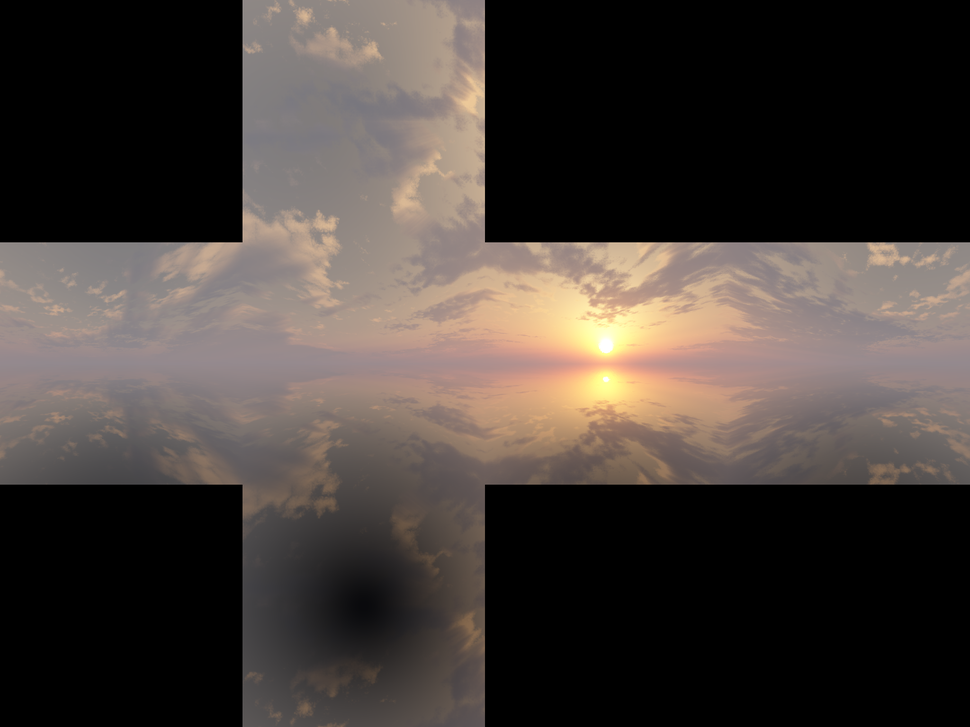
#> input picture cubemaps/net.png, 970 x 727 px, shrunk from 2048 x 1536 before the run
$ python cubemapper.py
#> lines starting #> are read from the running program, lines starting #| are printed output that depends on the picture; long printed decimals are rounded
from PIL import Image

net = Image.open("net.png")
#> net is the input picture: PIL image 970x727 RGB; mean R, G, B 69.8, 61.9, 57.3


print(net.size)
#| (970, 727)

(w,h) = net.size
#> w = 970; h = 727

dim = w/4
#> dim = 242.5
print(w/4, h/3)
#| 242.5 242.333

box = (0, dim, dim, 2*dim)
#> box = (0, 242.5, 242.5, 485)

region = net.crop(box)
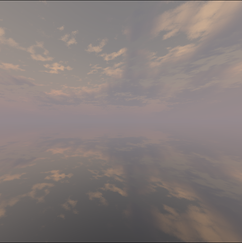
#> region: PIL image 242x243 RGB; mean R, G, B 133.3, 123.9, 122.1


regions = []
names = [
    "black_1",
    "pos_y",
    "black_2",
    "black_3",
    "neg_x",
    "pos_z",
    "pos_x",
    "neg_z",
    "black_4",
    "neg_y",
    "black_5",
    "black_6"
    ]
i = 0
for y in range(3):
    for x in range(4):
        #print( (x*dim, y*dim, (x+1)*dim, (y+1)*dim) )
        region = net.crop((x*dim, y*dim, (x+1)*dim, (y+1)*dim))
        region.save(f"{names[i]}.png")
        print(f"File saved: {names[i]}.png")
        i += 1
#> this loop made 3 passes
#> pass 1, `region.save(f"{names[i]}.png")`:
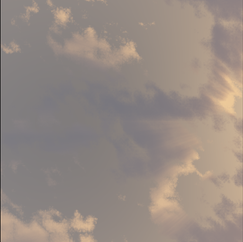
#> saved as pos_y.png: PIL image 243x242 RGB; mean R, G, B 150.9, 138.9, 131.7
#> after the loop, i = 12
